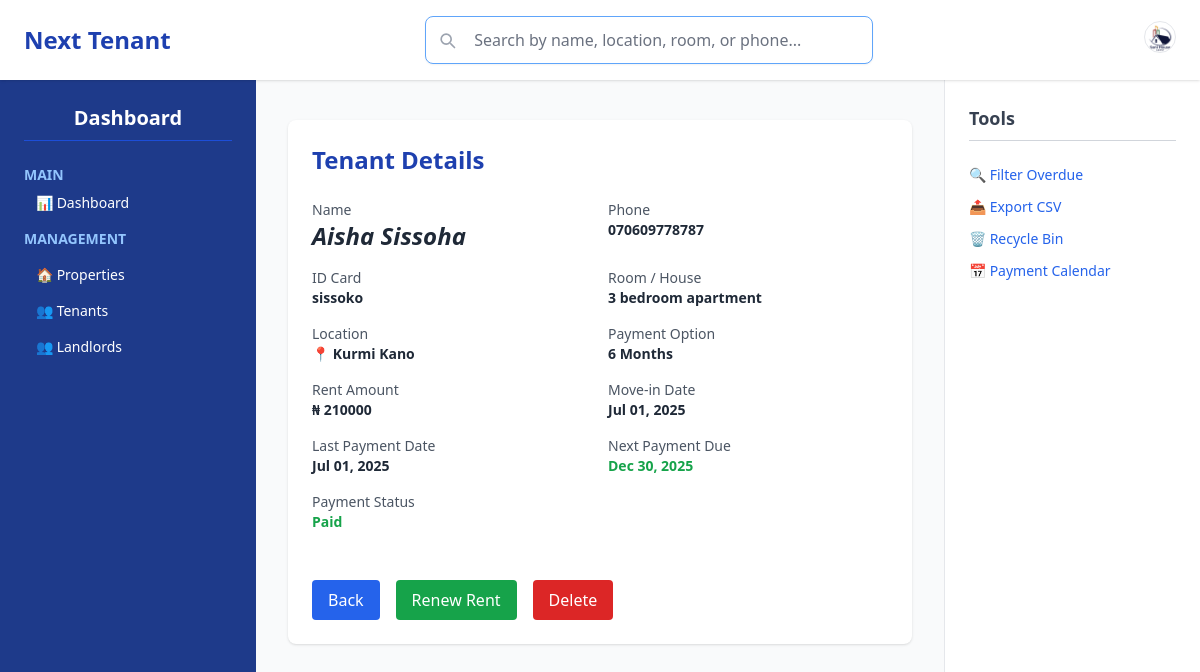
The page /tenant-info/1 on the database its author committed.
### soniHouseAgent/models.py (models this page shows, shortened)
class Tenant(models.Model):
    PAYMENT_OPTIONS = [
        ('6_months', '6 Months'),
        ('1_year', '1 Year'),
    ]
    first_name = models.CharField(max_length=20)
    last_name = models.CharField(max_length=20)
    id_card = models.CharField(max_length=20)
    phone_number = models.CharField(max_length=11)
    house = models.OneToOneField(House, on_delete=models.CASCADE)
    move_in_date = models.DateField(auto_now_add=True)
    payment_option = models.CharField(max_length=10, choices=PAYMENT_OPTIONS)
    last_payment_date = models.DateField(auto_now_add=True)
    payment_amount = models.DecimalField(max_digits=10, decimal_places=2, blank=True, null=True)
    has_paid = models.BooleanField(default=True)
    is_deleted = models.BooleanField(default=False)# bin check for delete
    def get_next_due_date(self):
        if self.payment_option == '6_months':
            return self.last_payment_date + timedelta(days=182)
        elif self.payment_option == '1_year':
            return self.last_payment_date + timedelta(days=365)
        return self.last_payment_date
    def get_payment_status(self):
        today = date.today()
        due_date = self.get_next_due_date()
        if not self.has_paid and today > due_date:
            return 'overdue'
        elif self.has_paid and (due_date - today).days <= 30:
            return 'due_soon'
        return 'paid'
    def delete(self, *args, **kwargs):
        self.is_deleted = True
        self.save()

class House(models.Model):
    title = models.CharField(max_length=200)
    description = models.TextField()
    price = models.DecimalField(max_digits=12, decimal_places=2)  # Monthly price
    location = models.CharField(max_length=255)
    num_bedrooms = models.IntegerField()
    num_bathrooms = models.IntegerField()
    is_available = models.BooleanField(default=True)
    listed_date = models.DateTimeField(auto_now_add=True)
    image = models.ImageField(upload_to='house_images/', blank=True, null=True)
    owner = models.ForeignKey(Landlord, on_delete=models.CASCADE, related_name='houses')
    is_deleted = models.BooleanField(default=False)

### soniHouseAgent/views.py (the view)
# urls.py: path('tenant-info/<int:pk>', views.tenant_info, name="tenant-info"),
def tenant_info(request, pk):
    tenant = Tenant.objects.get(id=pk, is_deleted=False)
    context ={'tenant': tenant}
    return render(request, 'soniHouseAgent/adminpage/tenant-info.html', context)

### soniHouseAgent/templates/soniHouseAgent/adminpage/tenant-info.html
{% extends "soniHouseAgent/adminpage/base.html" %}
{% block content %}
<main class="col-span-1 md:col-span-8 px-4">
  <div class="max-w-3xl mx-auto mt-6 bg-white shadow rounded-lg p-6 space-y-6">
    <h2 class="text-2xl font-bold text-blue-800">Tenant Details</h2>
    <div class="grid grid-cols-1 md:grid-cols-2 gap-4 text-sm">
      <div>
        <p class="text-gray-600">Name</p>
        <p class="font-semibold text-gray-800 text-2xl italic">
          {{ tenant.first_name|title }} {{ tenant.last_name|title }}
        </p>
      </div>
      <div>
        <p class="text-gray-600">Phone</p>
        <p class="font-semibold text-gray-800">{{ tenant.phone_number }}</p>
      </div>
      <div>
        <p class="text-gray-600">ID Card</p>
        <p class="font-semibold text-gray-800">{{ tenant.id_card }}</p>
      </div>
      <div>
        <p class="text-gray-600">Room / House</p>
        <p class="font-semibold text-gray-800">{{ tenant.house.title }}</p>
      </div>
      <div>
        <p class="text-gray-600">Location</p>
        <p class="font-semibold text-gray-800">📍 {{ tenant.house.location|title }}</p>
      </div>
      <div>
        <p class="text-gray-600">Payment Option</p>
        <p class="font-semibold text-gray-800">{{ tenant.get_payment_option_display }}</p>
      </div>
      <div>
        <p class="text-gray-600">Rent Amount</p>
        <p class="font-semibold text-gray-800">&#8358;
         {{ tenant.payment_amount|floatformat:0 }}</p>
      </div>
      <div>
        <p class="text-gray-600">Move-in Date</p>
        <p class="font-semibold text-gray-800">{{ tenant.move_in_date|date:"M d, Y" }}</p>
      </div>
      <div>
        <p class="text-gray-600">Last Payment Date</p>
        <p class="font-semibold text-gray-800">{{ tenant.last_payment_date|date:"M d, Y" }}</p>
      </div>
      <div>
        <p class="text-gray-600">Next Payment Due</p>
        <p class="font-semibold {% if tenant.get_payment_status == 'overdue' %}text-red-600{% elif tenant.get_payment_status == 'due_soon' %}text-yellow-600{% else %}text-green-600{% endif %}">
          {{ tenant.get_next_due_date|date:"M d, Y" }}
        </p>
      </div>
      <div>
        <p class="text-gray-600">Payment Status</p>
        <p class="font-semibold {% if tenant.get_payment_status == 'overdue' %}text-red-600{% elif tenant.get_payment_status == 'due_soon' %}text-yellow-600{% else %}text-green-600{% endif %}">
          {{ tenant.get_payment_status|capfirst }}
        </p>
      </div>
    </div>
    <div class="pt-6 flex gap-4">
     <a href="{{ request.META.HTTP_REFERER }}" onclick="history.back()" class="px-4 py-2 bg-blue-600 text-white rounded hover:bg-blue-700">Back</a>
      <a href="{% url 'renew-rent' tenant.id %}" class="px-4 py-2 bg-green-600 text-white rounded hover:bg-green-700">Renew Rent</a>
      <a href="{% url 'delete-tenant' tenant.id %}"
        onclick="return confirm('Are you sure you want to delete this tenant?')"
        class="px-4 py-2 bg-red-600 text-white rounded hover:bg-red-700">
        Delete
      </a>
    </div>
  </div>
</main>
{% endblock %}

### rows shown on the page
Tenant: first_name "Aisha", last_name "Sissoha", phone_number "070609778787", id_card "sissoko", house "3 bedroom apartment", house.location "Kurmi Kano", payment_option "6 Months", payment_amount "210000", move_in_date "Jul 01, 2025", last_payment_date "Jul 01, 2025", get_next_due_date "Dec 30, 2025", get_payment_status "Paid"
